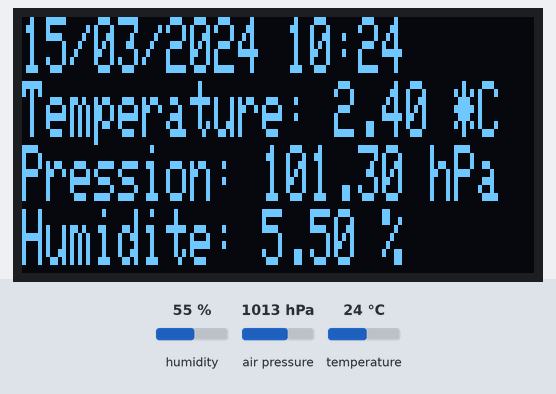
Bench run of a sketch on a simulated ESP8266 (NodeMCU). On the bench: 128×64 one-colour display. The test bench sets the inputs (shaded band); at power-on: humidity 55 %, air pressure 1013 hPa, temperature 24 °C. WiFi joins after 1.5 s; servers stay silent unless stated; uploads are accepted with an empty reply; the local clock reads 2024-03-15 10:24:30 at power-on unless the sketch sets it; what the sketch prints to the serial monitor is not drawn.

Above: at 6.2 s.
6.3 s: humidity set to 22 %
At 15.7 s:
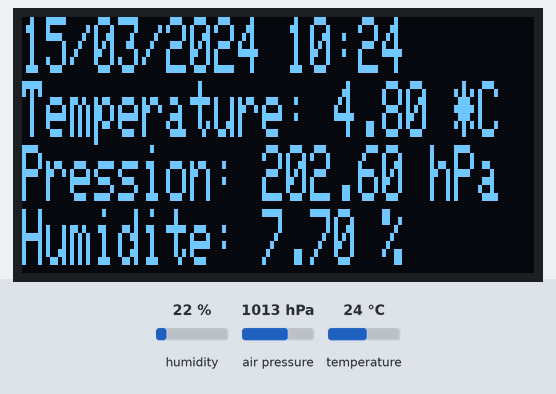
16.8 s: air pressure set to 952 hPa
At 25.9 s:
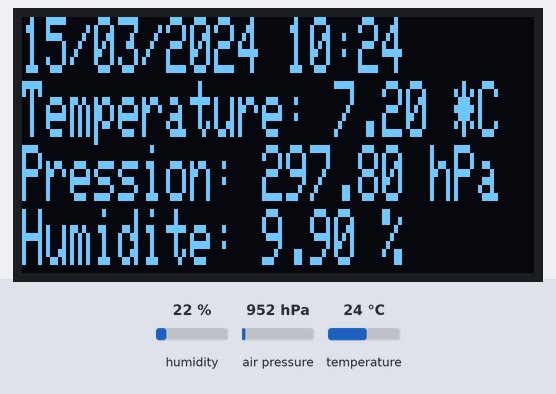
27.1 s: temperature set to 12 °C
At 36.2 s:
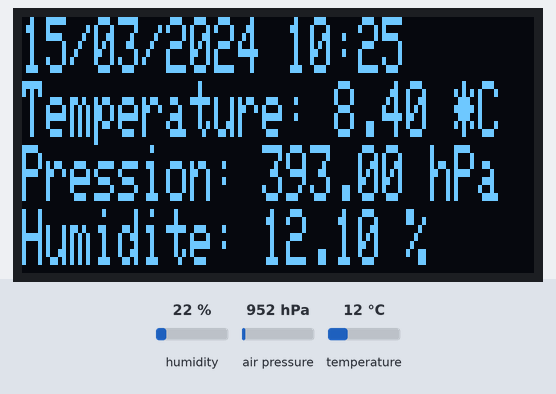
37.3 s: humidity set to 40 %
At 46.4 s:
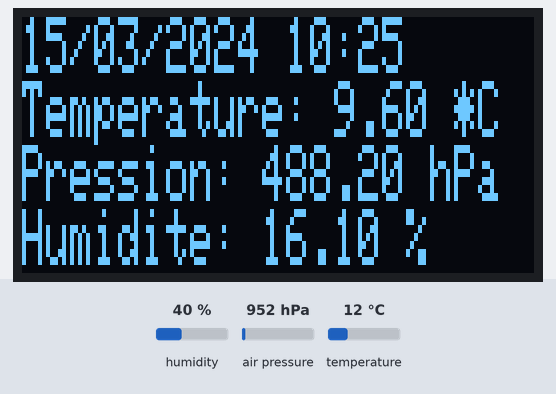
47.6 s: air pressure set to 975 hPa
At 56.7 s:
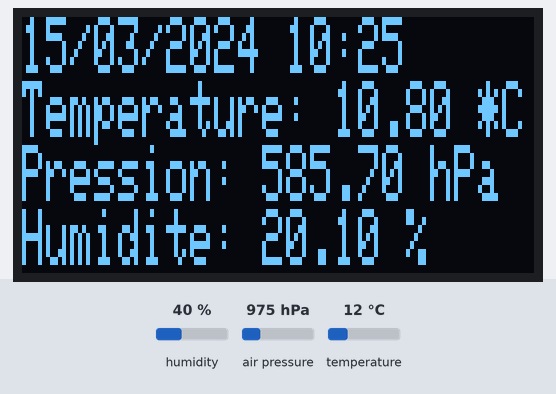
Timing chart, 0 to 58.2 s (numbered marks = the images above; inputs shaded):
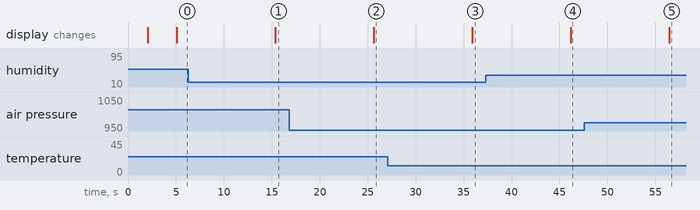

The sketch:

Projet_iOT5.ino
```cpp
#include <Wire.h>
#include <SPI.h>
#include <Adafruit_Sensor.h>
#include <Adafruit_BME280.h>
#include <Adafruit_GFX.h>
#include <Adafruit_SSD1306.h>
#include <ESP8266WiFi.h>
#include <Time.h>
#include <ESP8266HTTPClient.h>

#define SEALEVELPRESSURE_HPA (1013.25)
#define NUM_VALUES 10
#define MAX_SIZE 80

Adafruit_BME280 bme;
Adafruit_SSD1306 display = Adafruit_SSD1306(128, 64, &Wire);

const char *ssid = "WIFI_Pi4";
const char *password = "123456789";
const char* ntpServer = "pool.ntp.org";

float pressure_values[NUM_VALUES];
float temperature_values[NUM_VALUES];
float humidity_values[NUM_VALUES];
int i = 0;

void setup() {
  Serial.begin(9600);
  Serial.println("BME280 test");
  Wire.pins(2, 0);
  Wire.begin();

  WiFi.begin(ssid, password);

  display.begin(SSD1306_SWITCHCAPVCC, 0x3C);

  while (WiFi.status() != WL_CONNECTED) {
    delay(1000);
    Serial.print(".");
  }

  display.clearDisplay();

  display.setTextSize(1, 2);
  display.setTextColor(WHITE);
  display.setCursor(5, 2);
  display.println("Bienvenue dans");
  display.println("  notre Projet");
  display.println("       :)");
  display.display();

  delay(3000);

  configTzTime("CET-1CEST-2,M3.5.0/02:00:00,M10.5.0/03:00:00", ntpServer);

  bool status;
  status = bme.begin(0x76);
  if (!status) {
    Serial.println("Could not find a valid BME280 sensor, check wiring!");
    while (1);
  }
  Serial.println();
}

void loop() {
  display.setCursor(0,0);
  display.clearDisplay();

  time_t timestamp = time(NULL);
  char buffer[MAX_SIZE];
  struct tm *pTime = localtime(&timestamp);
  strftime(buffer, MAX_SIZE, "%d/%m/%Y %H:%M", pTime);

  display.println(buffer);

  float pressure = bme.readPressure() / 100.0F;
  float temperature = bme.readTemperature();
  float humidity = bme.readHumidity();

  pressure_values[i] = pressure;
  temperature_values[i] = temperature;
  humidity_values[i] = humidity;

  i = (i + 1) % NUM_VALUES;

  // Calculer la moyenne
  float pressure_average = 0.0;
  float temperature_average = 0.0;
  float humidity_average = 0.0;
  for (int j = 0; j < NUM_VALUES; j++) {
    pressure_average += pressure_values[j];
    temperature_average += temperature_values[j];
    humidity_average += humidity_values[j];
  }
  pressure_average /= NUM_VALUES;
  temperature_average /= NUM_VALUES;
  humidity_average /= NUM_VALUES;

  Serial.print("Temperature = "); Serial.print(temperature_average); Serial.println(" *C");
  display.print("Temperature: "); display.print(temperature_average); display.println(" *C");

  Serial.print("Pression = "); Serial.print(pressure_average); Serial.println(" hPa");
  display.print("Pression: "); display.print(pressure_average); display.println(" hPa");

  Serial.print("Humidite = "); Serial.print(humidity_average); Serial.println(" %");
  display.print("Humidite: "); display.print(humidity_average); display.println(" %");

  Serial.println();
  display.display();
  delay(5000);

  HTTPClient http;
  WiFiClient client;
  http.begin(client, "http://192.168.137.172:80/api/data");
  http.addHeader("Content-Type", "application/json");
  String payload = "{\"temperature\": " + String(temperature_average) +
                  ",\"humidity\": " + String(humidity_average) +
                  ",\"pressure\": " + String(pressure_average) +
                  ",\"date\": \"" + buffer + "\"}";
  int httpResponseCode = http.POST(payload);
  if (httpResponseCode > 0) {
    Serial.println("Data sent");
    Serial.println(payload);
  } else {
    Serial.println("Error sending data");
    Serial.println(payload);
  }
  http.end();

  delay(5000);
}
```

Measured:
- after the input at 6.3 s, the display: changes after 9.1 s (image 1)
- after the input at 16.8 s, the display: changes after 8.8 s (image 2)
- after the input at 27.1 s, the display: changes after 8.8 s (image 3)
- after the input at 37.3 s, the display: changes after 8.9 s (image 4)
- after the input at 47.6 s, the display: changes after 8.8 s (image 5)
